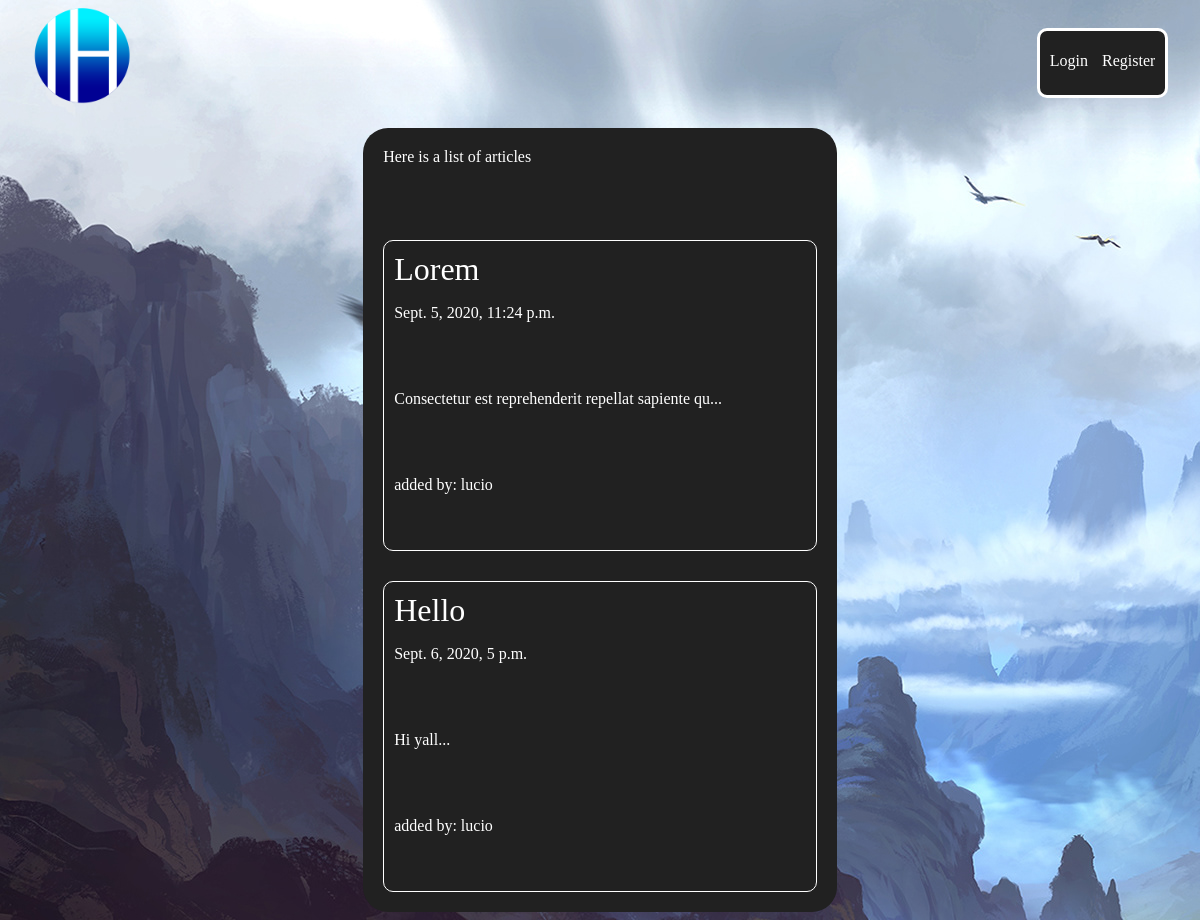
The app's page /articles/ with its own data.
### articles/models.py (models this page shows, shortened)
class Article(models.Model):
    title = models.CharField(max_length=120)
    slug = models.SlugField(null=True)
    thumbnail = models.ImageField(default='default.jpg', blank=True)
    date = models.DateTimeField(auto_now_add=True)
    body = models.TextField()
    author = models.ForeignKey(User, on_delete=models.CASCADE, default=None)
    def snippet(self):
        return self.body[:50] + "..."

### articles/views.py (the view)
# urls.py: path('', article_views.article_list, name="home"),
def article_list(request):
    articles = Article.objects.all().order_by('date')
    return render(request, 'articles/article_list.html', {'articles': articles})

### articles/templates/articles/article_list.html
{% extends 'base_layout.html' %}
{% block content %}
<div class="contentcontainer">
    <p class="articles">Here is a list of articles</p><br>
    <div class="articles">
        {% for article in articles %}
        <div class="article">
            <h1><a href="{% url 'articles:detail' slug=article.slug %}">{{article.title}} </a></h1>
            <p>{{article.date}}</p>
            <br><br><p>{{article.snippet}}</p> <br><br>
            <p class ="author">added by: {{article.author.username}}</p>
        </div>
        {% endfor %}
    </div>
</div>
{% endblock %}

### assets/styles.css (style rules this page uses)
body { background-color: #0f121f; background-image: url(mountains.jpg); background-repeat-y: no-repeat; color: #fff; }
h1, h2, h3, h4, h5 { font-weight: normal; margin: 0; }
a, a:hover, a:visited { color: #fff; text-decoration: none; }
.contentcontainer { background-color: #212121; width: 40%; margin: auto; border-radius: 25px; }
.articles { padding: 20px; display: grid; grid-gap: 30px; }
.article { padding: 10px; border: 1px solid #ffffff; border-radius: 10px; position: relative; padding-bottom: 40px; }
body * { font-family: Ubuntu; }

### records on screen
Article: title "Lorem", date "Sept. 5, 2020, 11:24 p.m.", snippet "Consectetur est reprehenderit repellat sapiente qu...", author.username "lucio"
Article: title "Hello", date "Sept. 6, 2020, 5 p.m.", snippet "Hi yall...", author.username "lucio"
